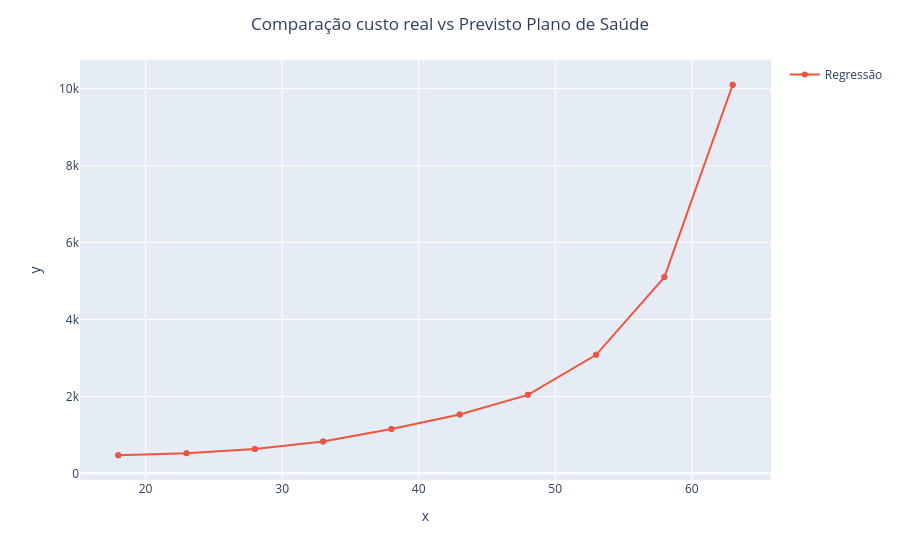

The code cell stored with this chart in its notebook:
### Code cell
grafico = px.scatter(x = X_plano_saude2.ravel(), y = y_plano_saude2, labels={'Custo Real': 'Real'})
grafico.add_scatter(x = X_plano_saude2.ravel(), y = previsoes, name = 'Regressão')

grafico.update_layout(
        title=f'Comparação custo real vs Previsto Plano de Saúde',
        title_x=0.5
    )

grafico.show()
grafico.write_html(f"Grafico_Arvore_regressao_planosaude3.html")

### Figure 1 — Plotly figure (JSON) as saved in the notebook; plotly's stock layout.template omitted (floating-point values rounded to 4 significant figures)
{"data": [{"hovertemplate": "x=%{x}<br>y=%{y}<extra></extra>", "legendgroup": "", "marker": {"color": "#636efa", "symbol": "circle"}, "mode": "markers", "name": "", "orientation": "v", "showlegend": false, "type": "scatter", "x": [18, 23, 28, 33, 38, 43, 48, 53, 58, 63], "xaxis": "x", "y": [470, 520, 630, 830, 1150, 1530, 2040, 3080, 5100, 10100], "yaxis": "y"}, {"name": "Regressão", "type": "scatter", "x": [18, 23, 28, 33, 38, 43, 48, 53, 58, 63], "y": [470, 520, 630, 830, 1150, 1530, 2040, 3080, 5100, 10100]}], "layout": {"autosize": true, "legend": {"tracegroupgap": 0}, "margin": {"t": 60}, "title": {"text": "Comparação custo real vs Previsto Plano de Saúde", "x": 0.5}, "xaxis": {"anchor": "y", "autorange": true, "domain": [0, 1], "range": [15.26, 65.74], "title": {"text": "x"}, "type": "linear"}, "yaxis": {"anchor": "x", "autorange": true, "domain": [0, 1], "range": [-275.6, 10850.0], "title": {"text": "y"}, "type": "linear"}}}
